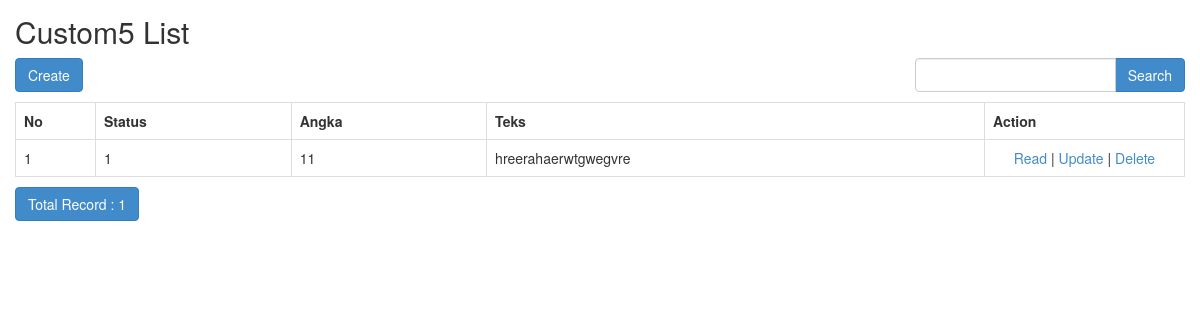
The page /sekolah/index.php/custom5 on the database its author committed.
### tables this page shows
CREATE TABLE `custom5` (
  `id` int(11) NOT NULL,
  `status` varchar(1) NOT NULL,
  `angka` varchar(11) NOT NULL,
  `teks` varchar(250) NOT NULL
);

### sekolah/application/controllers/Custom5.php (called while the page is built, shortened)
<?php
class Custom5 extends CI_Controller
{
    function __construct()
    {
        $this->load->model('Custom5_model');
        $this->load->library('form_validation');
    }
    public function index()
    {
        $q = urldecode($this->input->get('q', TRUE));
        $start = intval($this->input->get('start'));
        if ($q <> '') {
            $config['base_url'] = base_url() . 'custom5/index.html?q=' . urlencode($q);
            $config['first_url'] = base_url() . 'custom5/index.html?q=' . urlencode($q);
        } else {
            $config['base_url'] = base_url() . 'custom5/index.html';
            $config['first_url'] = base_url() . 'custom5/index.html';
        }
        $config['per_page'] = 10;
        $config['page_query_string'] = TRUE;
        $config['total_rows'] = $this->Custom5_model->total_rows($q);
        $custom5 = $this->Custom5_model->get_limit_data($config['per_page'], $start, $q);
        $this->load->library('pagination');
        $this->pagination->initialize($config);
        $data = array(
            'custom5_data' => $custom5,
            'q' => $q,
            'pagination' => $this->pagination->create_links(),
            'total_rows' => $config['total_rows'],
            'start' => $start,
        );
        $this->load->view('custom5/custom5_list', $data);
    }
}

### sekolah/index.php (called while the page is built, shortened)
<?php
require_once BASEPATH.'core/CodeIgniter.php';

### sekolah/application/config/config.php (called while the page is built, shortened)
<?php
$config['base_url'] = 'http://localhost/sekolah/';
$config['index_page'] = '';
$config['uri_protocol']	= 'REQUEST_URI';
$config['url_suffix'] = '.html';
$config['language']	= 'english';
$config['charset'] = 'UTF-8';
$config['enable_hooks'] = FALSE;
$config['subclass_prefix'] = 'MY_';
$config['composer_autoload'] = FALSE;
$config['permitted_uri_chars'] = 'a-z 0-9~%.:_\-';
$config['enable_query_strings'] = FALSE;
$config['controller_trigger'] = 'c';
$config['function_trigger'] = 'm';
$config['directory_trigger'] = 'd';
$config['allow_get_array'] = TRUE;
$config['log_threshold'] = 0;
$config['log_path'] = '';
$config['log_file_extension'] = '';
$config['log_file_permissions'] = 0644;
$config['log_date_format'] = 'Y-m-d H:i:s';
$config['error_views_path'] = '';
$config['cache_path'] = '';
$config['cache_query_string'] = FALSE;
$config['encryption_key'] = 'randomstring';
$config['sess_driver'] = 'files';
$config['sess_cookie_name'] = 'ci_session';
$config['sess_expiration'] = 7200;
$config['sess_save_path'] = NULL;
$config['sess_match_ip'] = FALSE;
$config['sess_time_to_update'] = 300;
$config['sess_regenerate_destroy'] = FALSE;
$config['cookie_prefix']	= '';
$config['cookie_domain']	= '';
$config['cookie_path']		= '/';
$config['cookie_secure']	= FALSE;
$config['cookie_httponly'] 	= FALSE;
$config['standardize_newlines'] = FALSE;
$config['global_xss_filtering'] = FALSE;
$config['csrf_protection'] = FALSE;
$config['csrf_token_name'] = 'csrf_test_name';
$config['csrf_cookie_name'] = 'csrf_cookie_name';
$config['csrf_expire'] = 7200;
$config['csrf_regenerate'] = TRUE;
$config['csrf_exclude_uris'] = array();
$config['compress_output'] = FALSE;
$config['time_reference'] = 'local';
$config['rewrite_short_tags'] = FALSE;
$config['proxy_ips'] = '';

### sekolah/application/models/Custom5_model.php (called while the page is built, shortened)
<?php
class Custom5_model extends CI_Model
{
    public $table = 'custom5';
    public $id = 'id';
    public $order = 'DESC';
    function total_rows($q = NULL) {
        $this->db->like('id', $q);
	$this->db->or_like('status', $q);
	$this->db->or_like('angka', $q);
	$this->db->or_like('teks', $q);
	$this->db->from($this->table);
        return $this->db->count_all_results();
    }
    function get_limit_data($limit, $start = 0, $q = NULL) {
        $this->db->order_by($this->id, $this->order);
        $this->db->like('id', $q);
	$this->db->or_like('status', $q);
	$this->db->or_like('angka', $q);
	$this->db->or_like('teks', $q);
	$this->db->limit($limit, $start);
        return $this->db->get($this->table)->result();
    }
}

### sekolah/application/views/custom5/custom5_list.php (the view, shortened to what this page needs)
<!doctype html>
<html>
    <head>
        <link rel="stylesheet" href="<?php echo base_url('assets/bootstrap/css/bootstrap.min.css') ?>"/>
    </head>
    <body>
        <h2 style="margin-top:0px">Custom5 List</h2>
        <div class="row" style="margin-bottom: 10px">
            <div class="col-md-4">
                <?php echo anchor(site_url('custom5/create'),'Create', 'class="btn btn-primary"'); ?>
            </div>
            <div class="col-md-4 text-center">
            </div>
            <div class="col-md-1 text-right">
            </div>
            <div class="col-md-3 text-right">
                <form action="<?php echo site_url('custom5/index'); ?>" class="form-inline" method="get">
                    <div class="input-group">
                        <input type="text" class="form-control" name="q" value="<?php echo $q; ?>">
                        <span class="input-group-btn">
                          <button class="btn btn-primary" type="submit">Search</button>
                        </span>
                    </div>
                </form>
            </div>
        </div>
        <table class="table table-bordered" style="margin-bottom: 10px">
            <tr>
                <th>No</th>
		<th>Status</th>
		<th>Angka</th>
		<th>Teks</th>
		<th>Action</th>
            </tr><?php
            foreach ($custom5_data as $custom5)
            {
                ?>
                <tr>
			<td width="80px"><?php echo ++$start ?></td>
			<td><?php echo $custom5->status ?></td>
			<td><?php echo $custom5->angka ?></td>
			<td><?php echo $custom5->teks ?></td>
			<td style="text-align:center" width="200px">
				<?php
				echo anchor(site_url('custom5/read/'.$custom5->id),'Read');
				echo ' | ';
				echo anchor(site_url('custom5/update/'.$custom5->id),'Update');
				echo ' | ';
				echo anchor(site_url('custom5/delete/'.$custom5->id),'Delete','onclick="javasciprt: return confirm(\'Are You Sure ?\')"');
				?>
			</td>
		</tr>
                <?php
            }
            ?>
        </table>
        <div class="row">
            <div class="col-md-6">
                <a href="#" class="btn btn-primary">Total Record : <?php echo $total_rows ?></a>
	    </div>
            <div class="col-md-6 text-right">
            </div>
        </div>
    </body>
</html>

### sekolah/application/views/custom5/custom5_list.php (style rules this page uses)
body { padding: 15px; }

### rows shown on the page
custom5: status "1", angka "11", teks "hreerahaerwtgwegvre", id "Read", id "Update", id "Delete"

### other values the page prints
anchor(site_url('custom5/create'),'Create', 'class="btn btn-primary"') "Create"
$total_rows "1"
